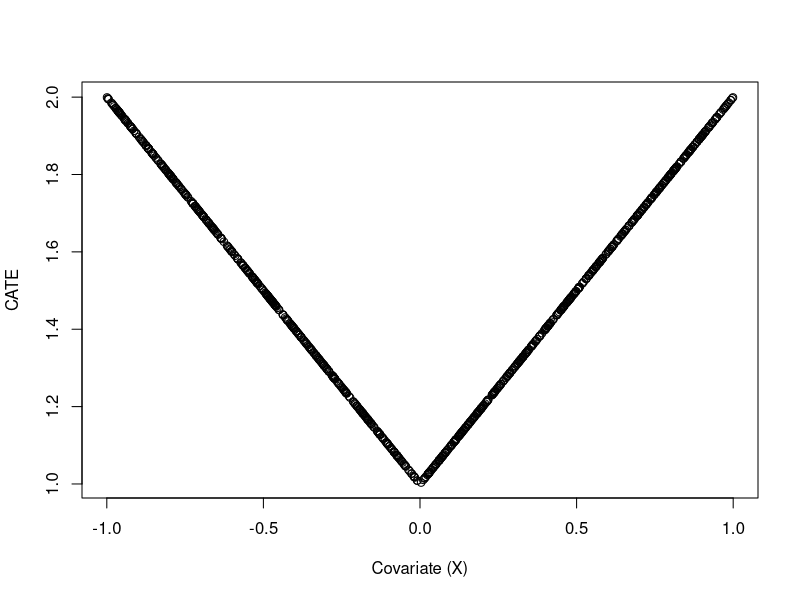

R code for this plot: (Note: this script raises an error after producing the figure.)
## ---- chunk 1
knitr::opts_chunk$set(echo = TRUE)
## ---- chunk 2
n <- 1000
# Covariates X, treatment A, outcome Y
X <- runif(n, -1 ,1)
# True propensity E[A | X]
pi.true <- plogis(-1 + abs(X) + X^2 + 0.5*sin(4*X))
# True conditional mean outcome E[Y | X]
m.true <- 2*X^2 + pi.true * (1 + abs(X) + 0.5*sin(4*X))
# true CATE
cate.true <-  (1 + abs(X))
ATE.true <- 1.5
A <- rbinom(n, 1, pi.true)
# Robinson's parameterization of outcome regression
mu.true <- m.true + (A - pi.true) * cate.true
Y <- rnorm(n, mu.true, 0.2)

plot(X, cate.true, xlab = "Covariate (X)", ylab = "CATE")
## ---- chunk 3
cate_fit <- fit_hal_cate(X, Y, A, smoothness_orders = 1, num_knots = 100, max_degree = 1)
cate.hat <- predict(cate_fit, X)

plot(X, cate.hat)
## ---- chunk 4

cate_fit <- fit_hal_cate(X, Y, A, smoothness_orders = 1, num_knots = 100,
                          A_fit_params = list(smoothness_orders = 1, num_knots = 100),
                          Y_fit_params = list(smoothness_orders = 1, num_knots = 100))
cate.hat <- predict(cate_fit, X)

plot(X, cate.hat)
## ---- chunk 5

# Use the 'return_cv_predictions' argument to return the cross-fitted predictions from the cv.glmnet fit. 
A_fit <- fit_hal(X, A, smoothness_orders = 1, num_knots = 100, return_cv_predictions = TRUE)
A.hat <- A_fit$cv_predictions

Y_fit <- fit_hal(X, Y, smoothness_orders = 1, num_knots = 100, return_cv_predictions = TRUE)
Y.hat <- Y_fit$cv_predictions

cate_fit <- fit_hal_cate(X, Y, A, smoothness_orders = 1, num_knots = 100,
                          A.hat = A.hat,
                          Y.hat = Y.hat)
cate.hat <- predict(cate_fit, X)

plot(X, cate.hat)
## ---- chunk 6
cate_fit <- fit_hal_cate(X, Y, A,  smoothness_orders = 1, num_knots = 100)
bootstrapped_cate_fit <- bootstrap_hal(cate_fit)
  

functional_mean <- function(hal_fit, X, X_unpenalized = NULL, offset = NULL, other_data = NULL, ...) {
  mean(predict(hal_fit, X, X_unpenalized, offset))
}
  
out <- as.data.table(inference_delta_method(bootstrapped_cate_fit, functional = functional_mean))
out
## ---- chunk 7
 
library(data.table)
out <- rbindlist(lapply(1:100, function(iter) {
  
  n <- 1000
  X <- runif(n, -1 ,1)
  pi.true <- plogis(-1 + abs(X) + X^2 + 0.5*sin(3*X))
  pi.true <- 0.5
  m.true <- 2*X^2 + pi.true * (1 + abs(X) + 0.5*sin(3*X))
  cate.true <-  (1 + abs(X) + 0.5*sin(3*X))
  ATE.true <- 1.5
  A <- rbinom(n, 1, pi.true)
  mu.true <- m.true + (A - pi.true) * cate.true
  Y <- rnorm(n, mu.true, 0.2)
  
  
  cate_fit <- fit_hal_cate(X, Y, A,  smoothness_orders = 1, num_knots = 100)
  sd(cate_fit$data_train$Y)
  cate_fit <- bootstrap_hal(cate_fit)
  

  functional <- function(hal_fit, X, other_data, ...) {
    mean(predict(hal_fit, X))
  }
  
  out <- as.data.table(inference_delta_method(cate_fit, functional ))
}))
ATE <- 1.5
mean(out[[2]] <= ATE & out[[3]] >= ATE)

